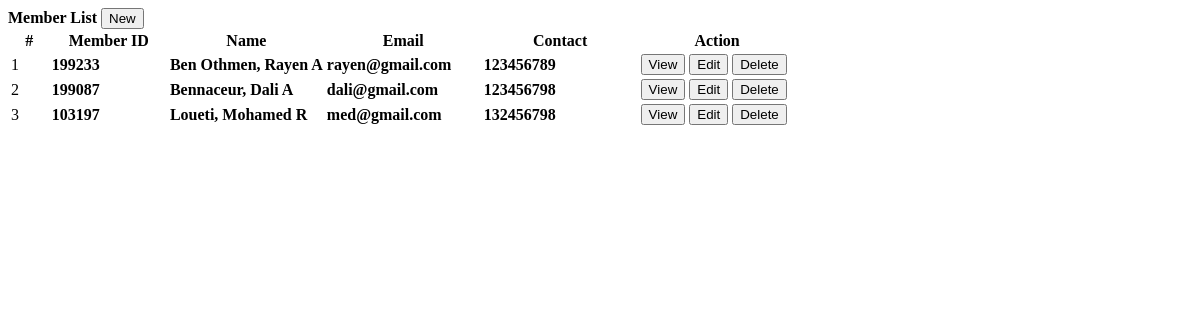
/members.php, run on the app's committed database.
### tables this page shows
CREATE TABLE IF NOT EXISTS `members` (
  `id` int(30) NOT NULL AUTO_INCREMENT,
  `member_id` int(30) NOT NULL,
  `firstname` varchar(100) NOT NULL,
  `middlename` varchar(100) NOT NULL,
  `lastname` varchar(100) NOT NULL,
  `gender` varchar(20) NOT NULL,
  `contact` varchar(100) NOT NULL,
  `address` text NOT NULL,
  `email` varchar(100) NOT NULL,
  `date_created` datetime NOT NULL DEFAULT CURRENT_TIMESTAMP,
  PRIMARY KEY (`id`)
);

### members.php (the view, shortened to what this page needs)
<?php include('db_connect.php');?>
<div class="container-fluid">
	<div class="col-lg-12">
		<div class="row">
			<div class="col-md-12">
				<div class="card">
					<div class="card-header">
						<b>Member List</b>
						<span class="">
							<button class="btn btn-success btn-block btn-sm col-sm-2 float-right" type="button" id="new_member">
					<i class="fa fa-plus"></i> New</button>
				</span>
					</div>
					<div class="card-body">
						<table class="table table-bordered table-condensed table-hover">
							<colgroup>
								<col width="5%">
								<col width="15%">
								<col width="20%">
								<col width="20%">
								<col width="20%">
								<col width="20%">
							</colgroup>
							<thead>
								<tr>
									<th class="text-center">#</th>
									<th class="">Member ID</th>
									<th class="">Name</th>
									<th class="">Email</th>
									<th class="">Contact</th>
									<th class="text-center">Action</th>
								</tr>
							</thead>
							<tbody>
								<?php
								$i = 1;
								$member =  $conn->query("SELECT *,concat(lastname,', ',firstname,' ',middlename) as name from members order by concat(lastname,', ',firstname,' ',middlename) asc");
								while($row=$member->fetch_assoc()):
								?>
								<tr>
									<td class="text-center"><?php echo $i++ ?></td>
									<td class="">
										 <p><b><?php echo $row['member_id'] ?></b></p>
									</td>
									<td class="">
										 <p><b><?php echo ucwords($row['name']) ?></b></p>
									</td>
									<td class="">
										 <p><b><?php echo $row['email'] ?></b></p>
									</td>
									<td class="">
										 <p><b><?php echo $row['contact'] ?></b></p>
									</td>
									<td class="text-center">
										<button class="btn btn-sm btn-outline-success view_member" type="button" data-id="<?php echo $row['id'] ?>" >View</button>
										<button class="btn btn-sm btn-outline-primary edit_member" type="button" data-id="<?php echo $row['id'] ?>" >Edit</button>
										<button class="btn btn-sm btn-outline-danger delete_member" type="button" data-id="<?php echo $row['id'] ?>">Delete</button>
									</td>
								</tr>
								<?php endwhile; ?>
							</tbody>
						</table>
					</div>
				</div>
			</div>
		</div>
	</div>
</div>

### members.php (style rules this page uses)
td { vertical-align: middle !important; }
td p { margin: unset }

### data on the page
members: member "199233", name "Ben Othmen, Rayen A", email "rayen@gmail.com", contact "123456789"
members: member "199087", name "Bennaceur, Dali A", email "dali@gmail.com", contact "123456798"
members: member "103197", name "Loueti, Mohamed R", email "med@gmail.com", contact "132456798"
